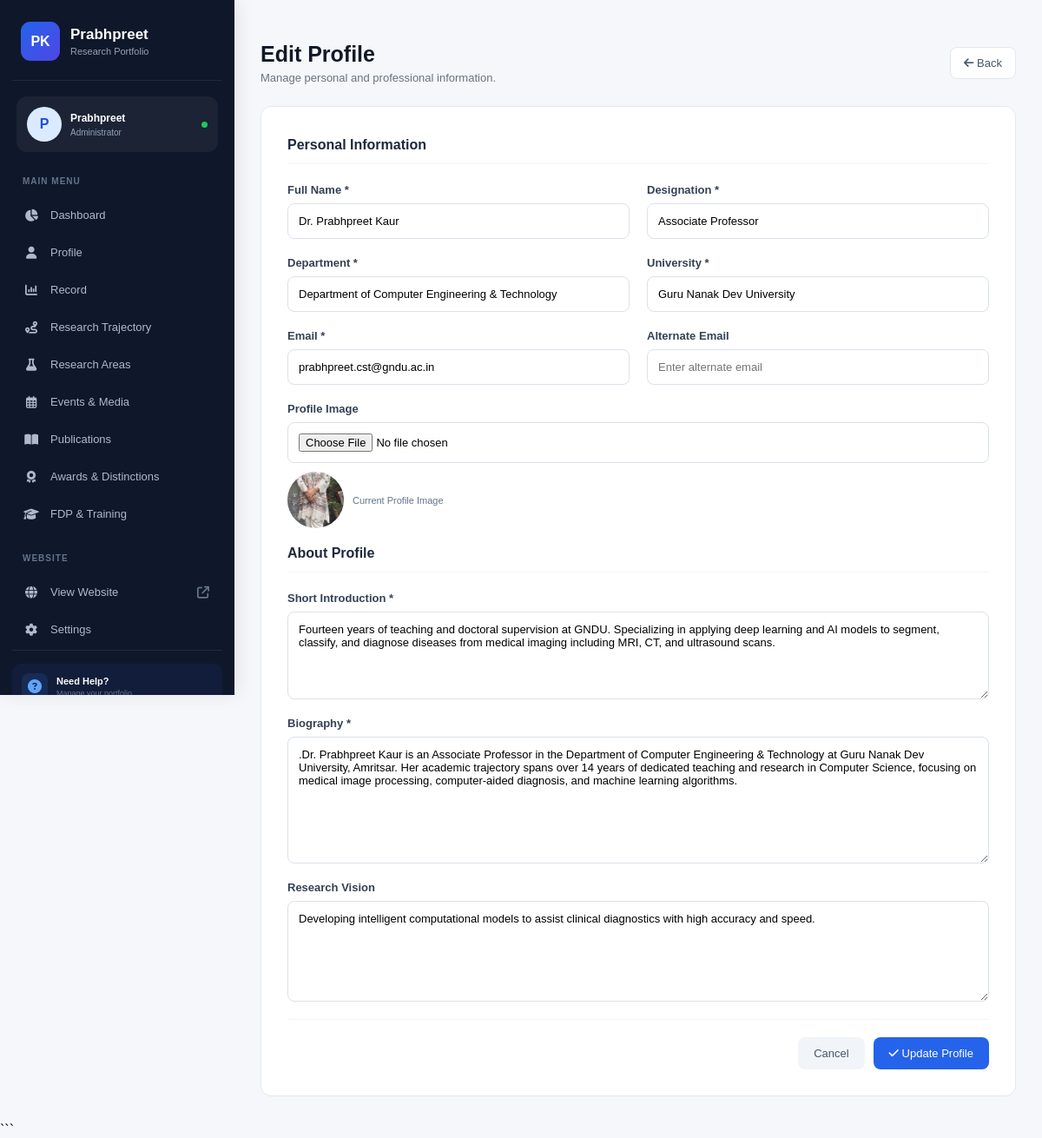
Page /profile/edit/ on the committed database.
### myapp/models.py (models this page shows, shortened)
class Profile(models.Model):
    name = models.CharField(max_length=200)
    designation = models.CharField(max_length=200)
    department = models.CharField(max_length=300)
    university = models.CharField(max_length=300)
    email = models.EmailField()
    alternate_email = models.EmailField(blank=True)
    profile_image = models.ImageField(
        upload_to='profile/',
        blank=True,
        null=True
    )
    short_intro = models.TextField()
    biography = models.TextField()
    research_vision = models.TextField(blank=True)
    created_at = models.DateTimeField(auto_now_add=True)
    updated_at = models.DateTimeField(auto_now=True)

### myapp/views.py (the view, shortened to what this page needs)
# urls.py: path('profile/edit/', views.edit_profile, name='edit_profile'),
def edit_profile(request):
    profile = get_object_or_404(Profile, id=Profile.objects.first().id)
    return render(request, 'profile_form.html', {'profile': profile})

### templates/profile_form.html (shortened to what this page needs)
{% extends 'sidebar.html' %}
{% block content %}
<div class="form-container">
    <div class="heading">
        <div>
            <h1>{% if profile %}Edit Profile{% else %}Add Profile{% endif %}</h1>
            <p>Manage personal and professional information.</p>
        </div>
        <a href="{% url 'profile' %}" class="back"><i class="fa-solid fa-arrow-left"></i> Back</a>
    </div>
    <form method="POST" enctype="multipart/form-data">
        <div class="form-card">
            <h3>Personal Information</h3>
            <div class="row">
                <div class="form-group">
                    <label>Full Name *</label>
                    <input type="text" name="name" value="{{ profile.name|default:'' }}" placeholder="Enter full name" required>
                </div>
                <div class="form-group">
                    <label>Designation *</label>
                    <input type="text" name="designation" value="{{ profile.designation|default:'' }}" placeholder="e.g. Professor" required>
                </div>
            </div>
            <div class="row">
                <div class="form-group">
                    <label>Department *</label>
                    <input type="text" name="department" value="{{ profile.department|default:'' }}" placeholder="Enter department" required>
                </div>
                <div class="form-group">
                    <label>University *</label>
                    <input type="text" name="university" value="{{ profile.university|default:'' }}" placeholder="Enter university" required>
                </div>
            </div>
            <div class="row">
                <div class="form-group">
                    <label>Email *</label>
                    <input type="email" name="email" value="{{ profile.email|default:'' }}" placeholder="Enter email" required>
                </div>
                <div class="form-group">
                    <label>Alternate Email</label>
                    <input type="email" name="alternate_email" value="{{ profile.alternate_email|default:'' }}" placeholder="Enter alternate email">
                </div>
            </div>
            <div class="form-group">
                <label>Profile Image</label>
                <input type="file" name="profile_image" accept="image/*">
                {% if profile.profile_image %}
                <div class="current-image"><img src="{{ profile.profile_image.url }}" alt="{{ profile.name }}"><span>Current Profile Image</span></div>
                {% endif %}
            </div>
            <h3>About Profile</h3>
            <div class="form-group">
                <label>Short Introduction *</label>
                <textarea name="short_intro" rows="5" placeholder="Enter short introduction" required>{{ profile.short_intro|default:'' }}</textarea>
            </div>
            <div class="form-group">
                <label>Biography *</label>
                <textarea name="biography" rows="8" placeholder="Enter detailed biography" required>{{ profile.biography|default:'' }}</textarea>
            </div>
            <div class="form-group">
                <label>Research Vision</label>
                <textarea name="research_vision" rows="6" placeholder="Enter research vision">{{ profile.research_vision|default:'' }}</textarea>
            </div>
            <div class="bottom-actions">
                <a href="{% url 'profile' %}" class="cancel">Cancel</a>
                <button type="submit" class="save"><i class="fa-solid fa-check"></i> {% if profile %}Update Profile{% else %}Save Profile{% endif %}</button>
            </div>
        </div>
    </form>
</div>
{% endblock %}

### templates/sidebar.html (style rules this page uses)
* { margin:0;padding:0;box-sizing:border-box }
body { font-family:Arial,sans-serif;background:#f5f7fb }

### templates/profile_form.html (style rules this page uses)
.form-container { max-width:900px }
.heading { display:flex;align-items:center;justify-content:space-between;margin-bottom:25px }
.heading h1 { font-size:25px;color:#111827 }
.heading p { font-size:13px;color:#6b7280;margin-top:5px }
.back { padding:10px 15px;background:#fff;border:1px solid #e2e8f0;border-radius:8px;text-decoration:none;color:#475569;font-size:13px }
.form-card { background:#fff;border:1px solid #e5e7eb;border-radius:12px;padding:30px }
.form-card h3 { font-size:16px;color:#1e293b;margin:5px 0 22px;padding-bottom:12px;border-bottom:1px solid #f1f5f9 }
.form-group { margin-bottom:20px }
.form-group label { display:block;margin-bottom:8px;color:#334155;font-size:13px;font-weight:600 }
.form-group input,.form-group textarea { width:100%;padding:12px;border:1px solid #dbe2ea;border-radius:8px;outline:none;font-family:inherit;font-size:13px }
.form-group textarea { resize:vertical }
.row { display:grid;grid-template-columns:1fr 1fr;gap:20px }
.current-image { display:flex;align-items:center;gap:10px;margin-top:10px;font-size:11px;color:#64748b }
.current-image img { width:65px;height:65px;border-radius:50%;object-fit:cover }
.bottom-actions { display:flex;justify-content:flex-end;gap:10px;border-top:1px solid #f1f5f9;padding-top:20px }
.cancel,.save { padding:11px 18px;border:0;border-radius:8px;text-decoration:none;cursor:pointer;font-size:13px }
.cancel { background:#f1f5f9;color:#475569 }
.save { background:#2563eb;color:#fff }

### rows in the picture
Profile: name "Dr. Prabhpreet Kaur", designation "Associate Professor", department "Department of Computer Engineering & Technology", university "Guru Nanak Dev University", email "prabhpreet.cst@gndu.ac.in", profile_image (picture), short_intro "Fourteen years of teaching and doctoral supervision at GNDU. Specializing in applying deep learning and AI models to segment, classify, and diagnose diseases from medical imaging including MRI, CT, and ultrasound scans.", biography ".Dr. Prabhpreet Kaur is an Associate Professor in the Department of Computer Engineering & Technology at Guru Nanak Dev University, Amritsar. Her academic trajectory spans over 14 years of dedicated teaching and research in Computer Science, focusing on medical image processing, computer-aided diagnosis, and machine learning algorithms.", research_vision "Developing intelligent computational models to assist clinical diagnostics with high accuracy and speed."
